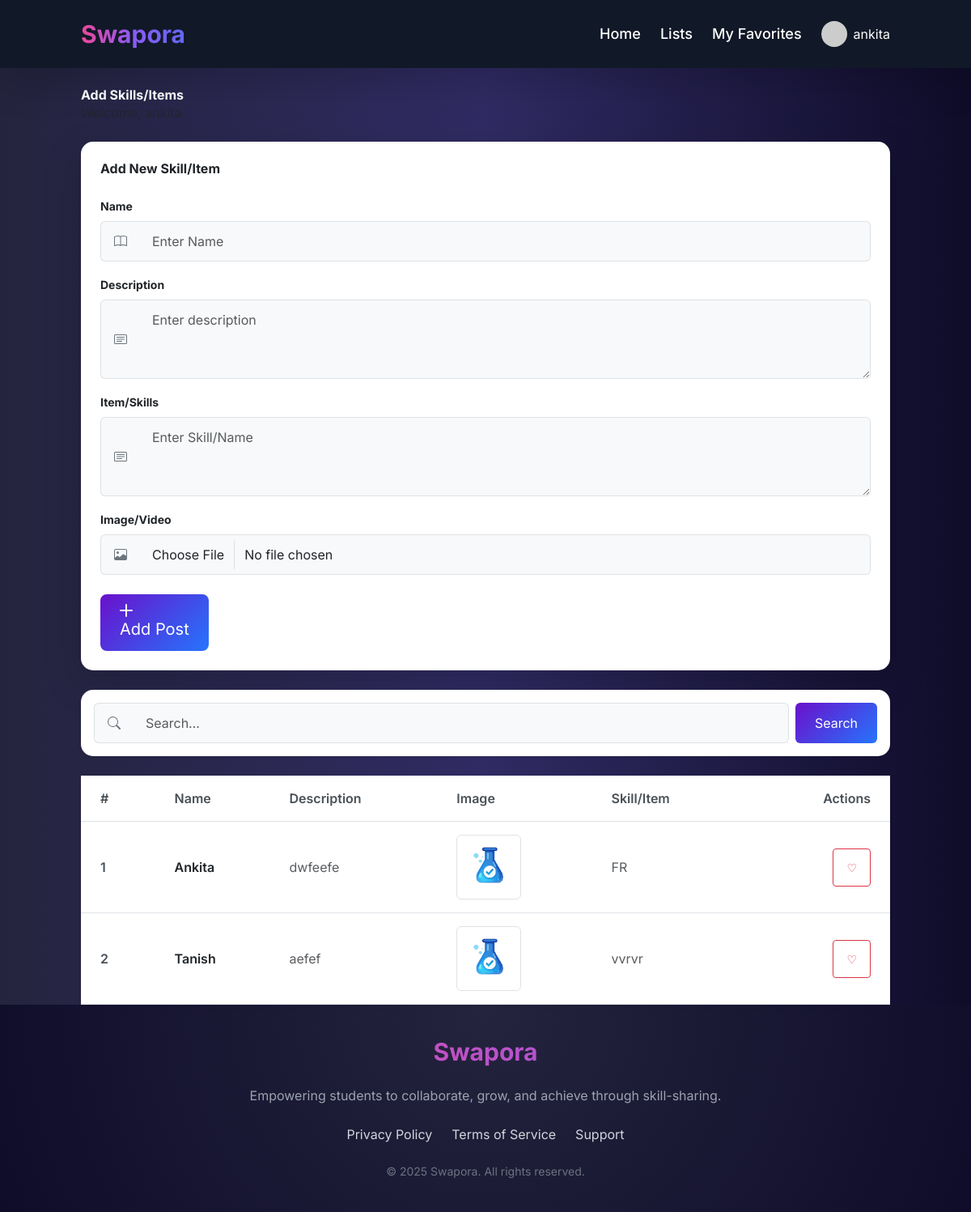
/recipes/ (signed in), run on the app's committed database.
### veggie/models.py (models this page shows)
class Recipe(models.Model):
    user = models.ForeignKey(User, on_delete=models.SET_NULL, null=True, blank=True)
    recipe_name = models.CharField(max_length=100)
    recipe_des = models.TextField()
    recipe_image = models.ImageField(upload_to="recipes/")
    recipe_main = models.TextField()
    created_at = models.DateTimeField(auto_now_add=True)

### veggie/views.py (the view, shortened to what this page needs)
# urls.py: path('recipes/' , recipes , name = "recipes"),
@login_required(login_url = '/login/')
def recipes(request):
    queryset = Recipe.objects.all()
    if request.GET.get('search'):
        queryset = queryset.filter(recipe_name__icontains = request.GET.get('search'))
    context = {'recipes': queryset}
    return render(request , "recipes.html", context)

### veggie/templates/recipes.html (shortened to what this page needs)
{% extends "base.html" %}
{% block start %}
<div class="container mt-4">
    <div class="welcome-banner mb-4">
        <h4 class="fw-bold">Add Skills/Items</h4>
        <p class="text-muted mb-0">Welcome, {{request.user}}</p>
    </div>
    <div class="col-12 mx-auto card shadow-lg border-0 mb-4">
        <div class="card-body p-4">
            <form method="post" enctype="multipart/form-data">
                <h4 class="card-title mb-4 fw-bold">Add New Skill/Item</h4>
                <div class="mb-3">
                    <label class="form-label small fw-bold">Name</label>
                    <div class="input-group">
                        <span class="input-group-text bg-light border-end-0">
                        </span>
                        <input type="text" required name="recipe_name" class="form-control bg-light border-start-0" placeholder="Enter Name">
                    </div>
                </div>
                <div class="mb-3">
                    <label class="form-label small fw-bold">Description</label>
                    <div class="input-group">
                        <span class="input-group-text bg-light border-end-0">
                        </span>
                        <textarea name="recipe_des" class="form-control bg-light border-start-0" rows="3" required placeholder="Enter description"></textarea>
                    </div>
                </div>
                <div class="mb-3">
                    <label class="form-label small fw-bold">Item/Skills</label>
                    <div class="input-group">
                        <span class="input-group-text bg-light border-end-0">
                        </span>
                        <textarea name="recipe_main" class="form-control bg-light border-start-0" rows="3" required placeholder="Enter Skill/Name"></textarea>
                    </div>
                </div>
                <div class="mb-4">
                    <label class="form-label small fw-bold">Image/Video</label>
                    <div class="input-group">
                        <span class="input-group-text bg-light border-end-0">
                        </span>
                        <input name="recipe_image" type="file" class="form-control bg-light border-start-0" accept="image/*">
                    </div>
                </div>
                <button type="submit" class="btn btn-primary btn-lg px-4">
                    <svg xmlns="http://www.w3.org/2000/svg" width="16" height="16" fill="currentColor" class="bi bi-plus-lg me-2" viewBox="0 0 16 16">
                        <path d="M8 0a1 1 0 0 1 1 1v6h6a1 1 0 1 1 0 2H9v6a1 1 0 1 1-2 0V9H1a1 1 0 0 1 0-2h6V1a1 1 0 0 1 1-1z"/>
                    </svg>
                    Add Post
                </button>
            </form>
        </div>
    </div>
    <div class="card shadow-sm border-0 mb-4">
        <div class="card-body">
            <form class="d-flex gap-2">
                <div class="input-group">
                    <span class="input-group-text bg-light border-end-0">
                    </span>
                    <input type="search" name="search" class="form-control bg-light border-start-0" placeholder="Search..." value="{{ request.GET.search }}">
                </div>
                <button type="submit" class="btn btn-primary px-4">Search</button>
            </form>
        </div>
    </div>
    <div class="card shadow-sm border-0">
        <div class="card-body p-0">
            <table class="table table-hover mb-0">
                <thead class="bg-light">
                    <tr>
                        <th scope="col" class="px-4">#</th>
                        <th scope="col">Name</th>
                        <th scope="col">Description</th>
                        <th scope="col">Image</th>
                        <th scope="col">Skill/Item</th>
                        <th scope="col" class="text-end px-4">Actions</th>
                    </tr>
                </thead>
                <tbody>
                    {% for recipe in recipes %}
                    <tr>
                        <th scope="row" class="px-4">{{forloop.counter}}</th>
                        <td class="fw-semibold">{{recipe.recipe_name}}</td>
                        <td class="text-muted">{{recipe.recipe_des|truncatechars:100}}</td>
                        <td>
                            {% if recipe.recipe_image %}
                                <img src="/media/{{recipe.recipe_image}}" class="rounded" style="height: 80px; width: 80px; object-fit: cover;">
                            {% else %}
                                <span class="badge bg-light text-dark">No image</span>
                            {% endif %}
                        </td>
                        <td class="text-muted">{{recipe.recipe_main|truncatechars:100}}</td>
                        <td class="text-end px-4">
                            <a onclick="toggleLabel()" class="btn btn-outline-danger btn-sm favs" data-recipe-id="{{recipe.id}}">♡</a>
                        </td>
                        </div>
                    {% endfor %}
        </div>
{% endblock %}

### veggie/templates/base.html (shortened to what this page needs)
<!DOCTYPE html>
<html lang="en">
<head>
    <link href="https://cdn.jsdelivr.net/npm/bootstrap@5.3.0/dist/css/bootstrap.min.css" rel="stylesheet">
    <link href="https://cdn.jsdelivr.net/npm/tailwindcss@2.2.19/dist/tailwind.min.css" rel="stylesheet">
    <link rel="stylesheet" href="https://cdn.jsdelivr.net/npm/bootstrap-icons@1.11.2/font/bootstrap-icons.css">
</head>
<body>
<nav class="bg-gray-900 py-4 px-8 shadow-lg sticky top-0 z-50">
    <div class="container mx-auto flex justify-between items-center">
        <a href="/" class="text-3xl font-bold bg-gradient-to-r from-pink-500 via-purple-500 to-indigo-500 text-transparent bg-clip-text">
        </a>
        <div class="flex items-center space-x-6">
            <ul class="flex space-x-6 text-white text-lg">
                <li><a class="hover:text-pink-500 nav-link position-relative" href="/">Home</a></li>
                <li><a class="hover:text-purple-500 nav-link position-relative" href="/recipes/">Lists</a></li>
                {% if request.user.is_authenticated %}
                <li><a class="hover:text-indigo-500 nav-link position-relative" href="/favorites/">My Favorites</a></li>
                {% endif %}
            </ul>
            <ul class="flex space-x-4">
                {% if request.user.is_authenticated %}
                <li class="relative">
                    <div class="dropdown">
                        <a href="#" class="flex items-center text-white space-x-2 hover:text-purple-500" role="button" data-bs-toggle="dropdown">
                            <img src="https://ui-avatars.com/api/?name={{ request.user.username }}&background=6a11cb&color=fff" alt="{{ request.user.username }}" class="rounded-full w-8 h-8">
                            <span>{{ request.user.username }}</span>
                        </a>
                    </div>
                </li>
                {% else %}
                <li><a href="/login/" class="text-white hover:text-pink-500">Login</a></li>
                <li><a href="/register/" class="px-4 py-2 bg-gradient-to-r from-pink-500 to-purple-600 text-white rounded-full hover:scale-105 transform transition">Sign Up</a></li>
                {% endif %}
            </ul>
        </div>
    </div>
</nav>
    <main>
        {% block start %}{% endblock %}
    </main>
    <footer class="footer-bg py-10">
        <div class="container mx-auto text-center space-y-6">
            <h2 class="text-3xl font-bold text-transparent bg-clip-text bg-gradient-to-r from-pink-500 to-purple-500">Swapora</h2>
            <p class="text-gray-400">Empowering students to collaborate, grow, and achieve through skill-sharing.</p>
            <ul class="flex justify-center space-x-6 text-gray-300">
                <li><a href="#" class="hover:text-pink-500">Privacy Policy</a></li>
                <li><a href="#" class="hover:text-purple-500">Terms of Service</a></li>
                <li><a href="#" class="hover:text-indigo-500">Support</a></li>
            </ul>
            <p class="text-gray-500 text-sm">&copy; 2025 Swapora. All rights reserved.</p>
        </div>
    </footer>
</body>
</html>

### veggie/templates/base.html (style rules this page uses)
body { font-family: 'Inter', sans-serif; background: linear-gradient(to right, #24243e, #302b63, #0f0c29); color: white; }
.footer-bg { background: radial-gradient(circle at top, #24243e, #0f0c29); }
body { min-height: 100vh; display: flex; flex-direction: column; }
.nav-link { font-weight: 500; }
footer { margin-top: auto; background-color: #f8f9fa; }
.btn-primary { background: linear-gradient(135deg, #6a11cb 0%, #2575fc 100%); border: none; transition: transform 0.3s ease; }

### veggie/templates/recipes.html (style rules this page uses)
.card { border-radius: 15px; transition: transform 0.2s; }
.form-control, .input-group-text, .btn { padding: 0.75rem 1rem; }
.form-control { border: 1px solid #dee2e6; }
.input-group-text { color: #6c757d; background-color: #f8f9fa; border: 1px solid #dee2e6; }
.btn-primary { background-color: #0d6efd; border: none; transition: all 0.2s; }
.btn-outline-primary, .btn-outline-danger { border-width: 1px; transition: all 0.2s; }
.table th { font-weight: 600; color: #495057; }
.table td, .table th { padding: 1rem; vertical-align: middle; }
img.rounded { border: 1px solid #dee2e6; background-color: #fff; padding: 2px; }

### data on the page
Recipe: recipe_name "Ankita", recipe_des "dwfeefe", recipe_image (picture), recipe_main "FR"
Recipe: recipe_name "Tanish", recipe_des "aefef", recipe_image (picture), recipe_main "vvrvr"

### other printed values
{{ request.user.username }} "ankita"
